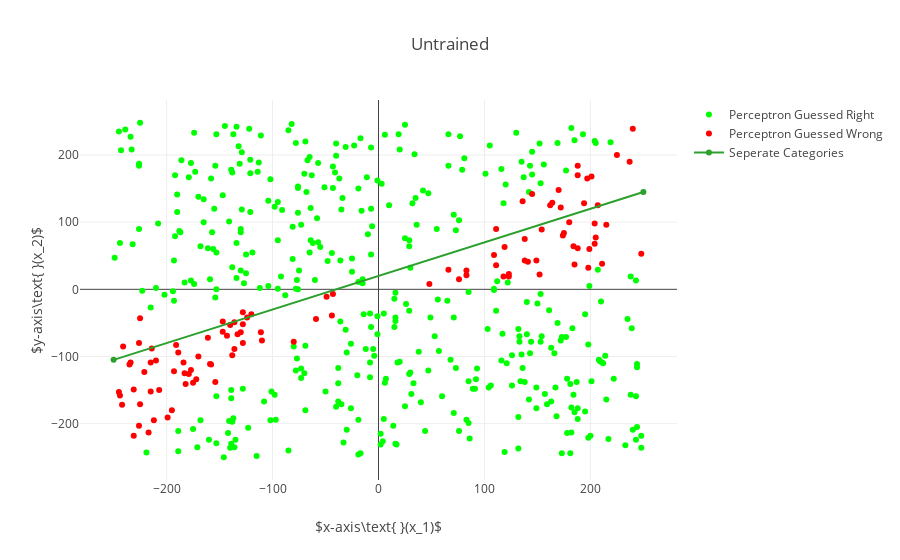

The cell this chart's notebook holds for it:
### Markdown cell above
Now let's create a Perceptron and use it to guess if the points are above the line or below the line

### Code cell
# 
# 1. Using the untrained perceptron, guess if the data points are above or below the line
# 2. Train the perceptron
# 3. Using the trained perceptron, guess if the data points are above or below the line
#
# Note: Green points mean a correct prediction and red points mean an incorrect prediction.
# After the perceptron is trained, all points should be green
#

# Create a Perceptron
numberOfFeatures = 2
learningRate = 0.001
bias = 1
epochs = 100
perceptron = Perceptron(numberOfFeatures, learningRate, bias, epochs)

# Display the Perceptrons' predictions
# The predictions are incorrect because the perceptron hasn't been trained
# 
c = np.empty(shape=(0, 2))
w = np.empty(shape=(0, 2))

for point, label in zip(points, labels):
    guess = perceptron.predict(point)
    
    if guess == label:
        c = np.append(c, np.array([point]), axis=0)
    else:
        w = np.append(w, np.array([point]), axis=0)

correct = go.Scatter(
    x = c[:, [0]].flatten(),
    y = c[:, [1]].flatten(),
    mode = 'markers',
    marker = dict(
        symbol = 'circle',
        color = 'rgb(0, 255, 0)'
    ),
    name = 'Perceptron Guessed Right'   
)

wrong = go.Scatter(
    x = w[:, [0]].flatten(),
    y = w[:, [1]].flatten(),
    mode = 'markers',
    marker = dict(
        symbol = 'circle',
        color = 'rgb(255, 0, 0)'
    ),
    name = 'Perceptron Guessed Wrong'  
)

layout.title = 'Untrained'
fig = go.Figure(data=[correct, wrong, line], layout=layout)
plt.iplot(fig)

### Figure 1 — Plotly figure (JSON) as saved in the notebook; plotly's stock layout.template omitted (floating-point values rounded to 4 significant figures; data arrays with more than 128 entries replaced by an {"elided": "..."} marker saying what was removed)
{"data": [{"marker": {"color": "rgb(0, 255, 0)", "symbol": "circle"}, "mode": "markers", "name": "Perceptron Guessed Right", "type": "scatter", "uid": "d522b545-c2f4-4484-86bf-92fc88b790b9", "x": {"elided": "395 int values"}, "y": {"elided": "395 int values"}}, {"marker": {"color": "rgb(255, 0, 0)", "symbol": "circle"}, "mode": "markers", "name": "Perceptron Guessed Wrong", "type": "scatter", "uid": "efc52a15-5afc-4e08-9bcc-2c81f6d6e75e", "x": [145, -215, 185, 194, -179, -172, 154, -159, -215, 204, 152, 207, -195, -235, -128, -158, -214, -147, 118, -49, -161, -241, 198, -193, 164, -170, 119, 205, -242, -43, 188, -226, -177, -80, -183, -221, 211, -128, 225, -136, 141, -143, 111, 175, 83, -207, 138, -59, 172, -136, 199, 188, -234, 48, 170, -140, 149, -154, -231, -212, -124, 237, 197, -175, -226, 201, -147, -231, -182, 123, 174, -189, 204, 162, -128, -120, 215, 109, -245, 123, 184, 240, -191, -244, 66, -110, 180, -111, -138, -225, 188, 111, -210, -225, 248, 83, -44, -199, -217, 138, -184, -133, 76, -130, 136], "y": [142, -152, 37, 128, -126, -134, 89, -111, -109, 68, 22, 125, -180, -112, -80, -112, -88, -63, 19, -11, -72, -85, 32, -122, 129, -100, 63, 77, -172, -7, 170, -203, -120, -78, -125, -123, 38, -34, 200, -89, 41, -69, 90, 84, 28, -150, 75, -44, 122, -49, 60, 61, -109, 8, 148, -53, 43, -138, -218, -195, -42, 190, 165, -139, -80, 168, -48, -149, -141, 23, 80, -94, 98, 125, -52, -37, 96, 51, -153, 19, 64, 239, -83, -158, 29, -76, 100, -64, -98, -43, 184, 36, -106, -171, 53, 21, -39, -191, -213, 43, -109, -67, 15, -64, 131]}, {"name": "Seperate Categories", "type": "scatter", "uid": "00528544-0d39-4d63-b6a8-e01b8192f96e", "x": [-250, 250], "y": [-105, 145]}], "layout": {"autosize": true, "title": {"text": "Untrained"}, "xaxis": {"autorange": true, "range": [-280.4, 280.4], "title": {"text": "$x-axis\\text{ }(x_1)$"}, "type": "linear"}, "yaxis": {"autorange": true, "range": [-286.1, 284.1], "title": {"text": "$y-axis\\text{ }(x_2)$"}, "type": "linear"}}}
